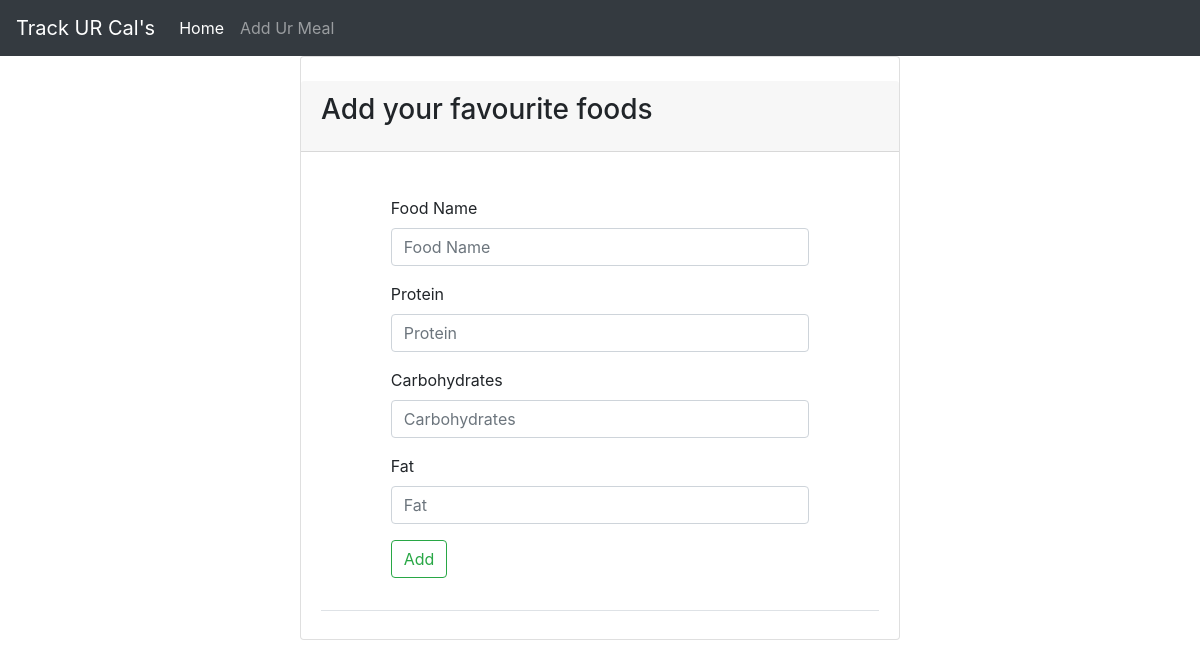
/food, run on an earlier commit of the app's database.
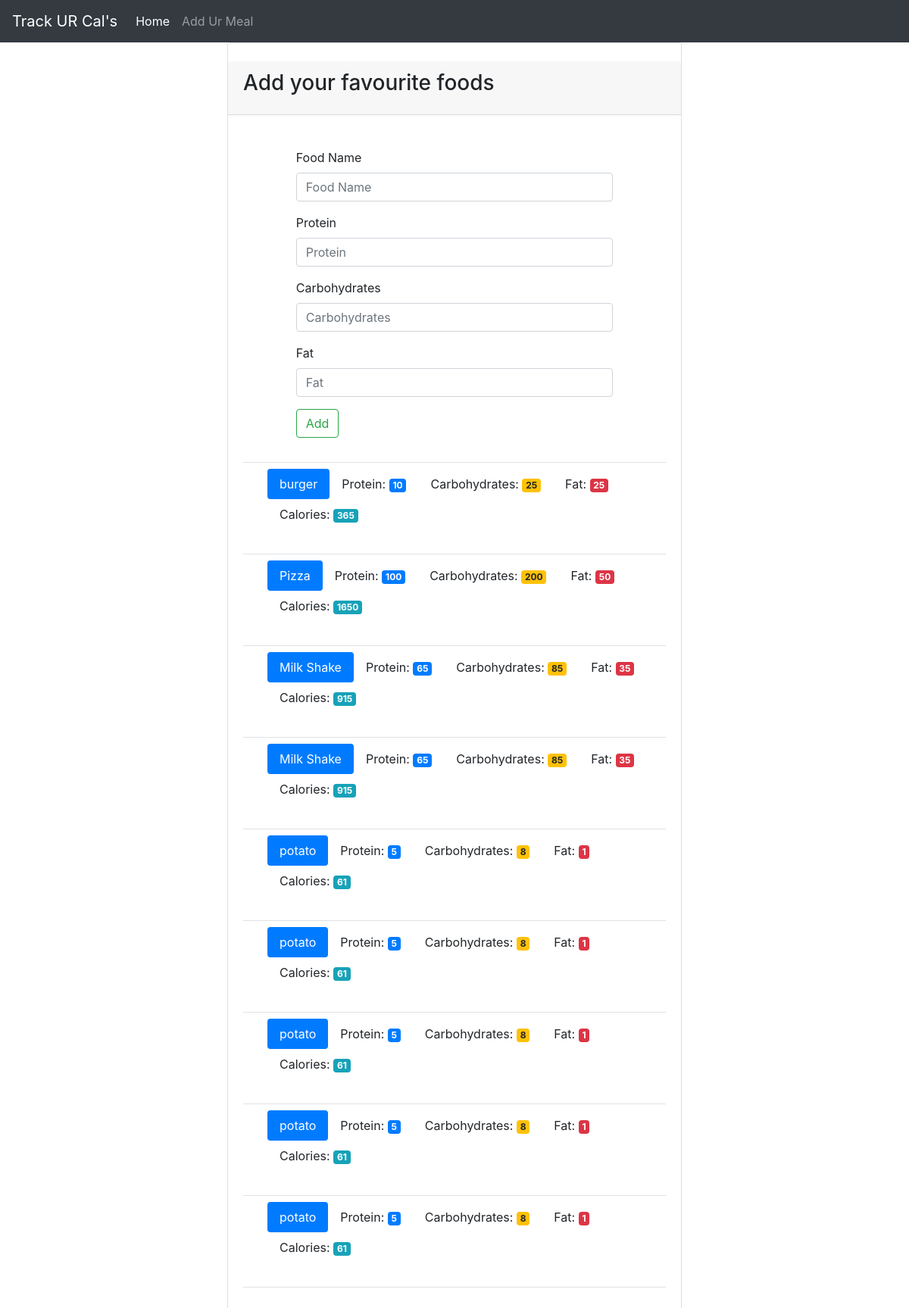
And on a later commit of the database.
### tables this page shows
CREATE TABLE food (
    id integer primary key autoincrement,
    name text not null,
    protein integer not null,
    carbohydrates integer not null,
    fat integer not null,
    calories integer not null
);

### app.py (the view, shortened to what this page needs)
@app.route('/food', methods=['GET', 'POST'])
def food():
    db = get_db()
    cur = db.execute('select name, protein, carbohydrates, fat, calories from food')
    results = cur.fetchall()
    return render_template('add_food.html', title='Add Your Foods', results=results)

### app.py (called while the page is built)
def connect_db():
    sql = sqlite3.connect('food_log.db')
    sql.row_factory = sqlite3.Row
    return sql

def get_db():
    if not hasattr(g, 'sqlite3_db'):
        g.sqlite_db = connect_db()
    return g.sqlite_db

### templates/add_food.html (shortened to what this page needs)
{% extends "base.html" %}
{% block content %}
<div class="container-fluid  theme-showcase col-md-6" role="main">
    <div class="row">
          <div class="card" style="width: 100%;">
            <div class="card-header mt-4 mb-4">
              <h3 class="card-title">Add your favourite foods</h3>
            </div>
            <div class="card-body">
              <form style="width: 75%; margin: 0 auto;" method="POST" action="{{ url_for('food') }}">
                <div class="form-group">
                  <label for="food-name">Food Name</label>
                  <input type="text" class="form-control" id="food-name" name="food-name" placeholder="Food Name">
                </div>
                <div class="form-group">
                  <label for="protein">Protein</label>
                  <input type="number" class="form-control" id="protein" name="protein" placeholder="Protein">
                </div>
                <div class="form-group">
                  <label for="carbohydrates">Carbohydrates</label>
                  <input type="number" class="form-control" id="carbohydrates" name="carbohydrates" placeholder="Carbohydrates">
                </div>
                <div class="form-group">
                  <label for="fat">Fat</label>
                  <input type="number" class="form-control" id="fat" name="fat" placeholder="Fat">
                </div>
                <button type="submit" class="btn btn-outline-success">Add</button>
              </form>
              <div class="pb-2 mt-4 mb-2 border-bottom"></div>
            {% for food in results %}
              <ul style="width: 100%; margin-left: 2rem;" class="nav nav-pills" role="tablist">
                <li class="nav-item"><a class="nav-link active">{{ food.name }}</a></li>
                <li class="nav-item"><a class="nav-link">Protein: <span class="badge badge-primary">{{food.protein}}</span></a></li>
                <li class="nav-item"><a class="nav-link">Carbohydrates: <span class="badge badge-warning">{{food.carbohydrates}}</span></a></li>
                <li class="nav-item"><a class="nav-link">Fat: <span class="badge badge-danger">{{food.fat}}</span></a></li>
                <li class="nav-item"><a class="nav-link">Calories: <span class="badge badge-info">{{food.calories}}</span></a></li>
              </ul>
              <div class="pb-2 mt-4 mb-2 border-bottom"></div>
            {% endfor %}
            </div>
          </div>
        </div>
    </div>
{% endblock %}

What changed in the data, as far as the page shows it:
added food: name "burger", protein "10", carbohydrates "25", fat "25", calories "365"
added food: name "Pizza", protein "100", carbohydrates "200", fat "50", calories "1650"
added food: name "Milk Shake", protein "65", carbohydrates "85", fat "35", calories "915"
added food: name "Milk Shake", protein "65", carbohydrates "85", fat "35", calories "915"
added food: name "potato", protein "5", carbohydrates "8", fat "1", calories "61"
added food: name "potato", protein "5", carbohydrates "8", fat "1", calories "61"
added food: name "potato", protein "5", carbohydrates "8", fat "1", calories "61"
added food: name "potato", protein "5", carbohydrates "8", fat "1", calories "61"
added food: name "potato", protein "5", carbohydrates "8", fat "1", calories "61"
